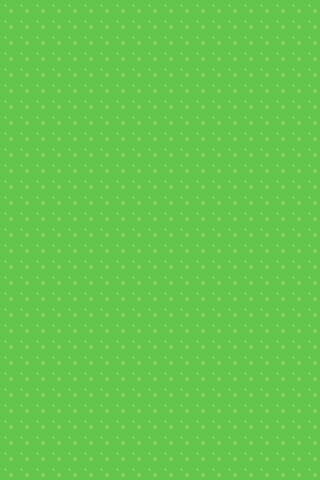

A 2D game scene composited from a Tiled map and its tileset images. What follows is a short description and the map's XML, with every tile layer's data as written:
An orthogonal 20x30 tile map with 16x16 px tiles, 1 tile layer (Base Land).

<map version="1.10" tiledversion="1.11.2" orientation="orthogonal" renderorder="right-down" width="20" height="30" tilewidth="16" tileheight="16" infinite="0" nextlayerid="2" nextobjectid="1">
 <editorsettings>
  <export target="../Sunville/Lua Tileset/VERTICAL_MAIN_FARM..lua" format="lua" />
 </editorsettings>
 <tileset firstgid="1" source="sunville.tsx" />
 <layer id="1" name="Base Land" width="20" height="30">
  <data encoding="csv">
131,131,131,131,131,131,131,131,131,131,131,131,131,131,131,131,131,131,131,131,
131,131,131,131,131,131,131,131,131,131,131,131,131,131,131,131,131,131,131,131,
131,131,131,131,131,131,131,131,131,131,131,131,131,131,131,131,131,131,131,131,
131,131,131,131,131,131,131,131,131,131,131,131,131,131,131,131,131,131,131,131,
131,131,131,131,131,131,131,131,131,131,131,131,131,131,131,131,131,131,131,131,
131,131,131,131,131,131,131,131,131,131,131,131,131,131,131,131,131,131,131,131,
131,131,131,131,131,131,131,131,131,131,131,131,131,131,131,131,131,131,131,131,
131,131,131,131,131,131,131,131,131,131,131,131,131,131,131,131,131,131,131,131,
131,131,131,131,131,131,131,131,131,131,131,131,131,131,131,131,131,131,131,131,
131,131,131,131,131,131,131,131,131,131,131,131,131,131,131,131,131,131,131,131,
131,131,131,131,131,131,131,131,131,131,131,131,131,131,131,131,131,131,131,131,
131,131,131,131,131,131,131,131,131,131,131,131,131,131,131,131,131,131,131,131,
131,131,131,131,131,131,131,131,131,131,131,131,131,131,131,131,131,131,131,131,
131,131,131,131,131,131,131,131,131,131,131,131,131,131,131,131,131,131,131,131,
131,131,131,131,131,131,131,131,131,131,131,131,131,131,131,131,131,131,131,131,
131,131,131,131,131,131,131,131,131,131,131,131,131,131,131,131,131,131,131,131,
131,131,131,131,131,131,131,131,131,131,131,131,131,131,131,131,131,131,131,131,
131,131,131,131,131,131,131,131,131,131,131,131,131,131,131,131,131,131,131,131,
131,131,131,131,131,131,131,131,131,131,131,131,131,131,131,131,131,131,131,131,
131,131,131,131,131,131,131,131,131,131,131,131,131,131,131,131,131,131,131,131,
131,131,131,131,131,131,131,131,131,131,131,131,131,131,131,131,131,131,131,131,
131,131,131,131,131,131,131,131,131,131,131,131,131,131,131,131,131,131,131,131,
131,131,131,131,131,131,131,131,131,131,131,131,131,131,131,131,131,131,131,131,
131,131,131,131,131,131,131,131,131,131,131,131,131,131,131,131,131,131,131,131,
131,131,131,131,131,131,131,131,131,131,131,131,131,131,131,131,131,131,131,131,
131,131,131,131,131,131,131,131,131,131,131,131,131,131,131,131,131,131,131,131,
131,131,131,131,131,131,131,131,131,131,131,131,131,131,131,131,131,131,131,131,
131,131,131,131,131,131,131,131,131,131,131,131,131,131,131,131,131,131,131,131,
131,131,131,131,131,131,131,131,131,131,131,131,131,131,131,131,131,131,131,131,
131,131,131,131,131,131,131,131,131,131,131,131,131,131,131,131,131,131,131,131
</data>
 </layer>
</map>
